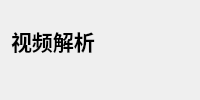
             <widget class="QWidget" name="tab_2">
              <attribute name="title">
               <string>videoParser</string>
              </attribute>
              <layout class="QVBoxLayout" name="verticalLayout_12">
               <item>
                <widget class="QFrame" name="frame_17">
                 <property name="minimumSize">
                  <size>
                   <width>0</width>
                   <height>50</height>
                  </size>
                 </property>
                 <property name="maximumSize">
                  <size>
                   <width>16777215</width>
                   <height>50</height>
                  </size>
                 </property>
                 <property name="autoFillBackground">
                  <bool>false</bool>
                 </property>
                 <property name="frameShape">
                  <enum>QFrame::Box</enum>
                 </property>
                 <property name="frameShadow">
                  <enum>QFrame::Raised</enum>
                 </property>
                 <property name="lineWidth">
                  <number>0</number>
                 </property>
                 <widget class="QLabel" name="label_34">
                  <property name="geometry">
                   <rect>
                    <x>0</x>
                    <y>4</y>
                    <width>151</width>
                    <height>51</height>
                   </rect>
                  </property>
                  <property name="font">
                   <font>
                    <family>Times New Roman</family>
                    <pointsize>16</pointsize>
                    <weight>75</weight>
                    <bold>true</bold>
                   </font>
                  </property>
                  <property name="text">
                   <string>视频解析</string>
                  </property>
                  <property name="wordWrap">
                   <bool>false</bool>
                  </property>
                 </widget>
                </widget>
               </item>
               <item>
                <widget class="QFrame" name="frame_16">
                 <property name="frameShape">
                  <enum>QFrame::NoFrame</enum>
                 </property>
                 <property name="frameShadow">
                  <enum>QFrame::Raised</enum>
                 </property>
                </widget>
               </item>
              </layout>
             </widget>
